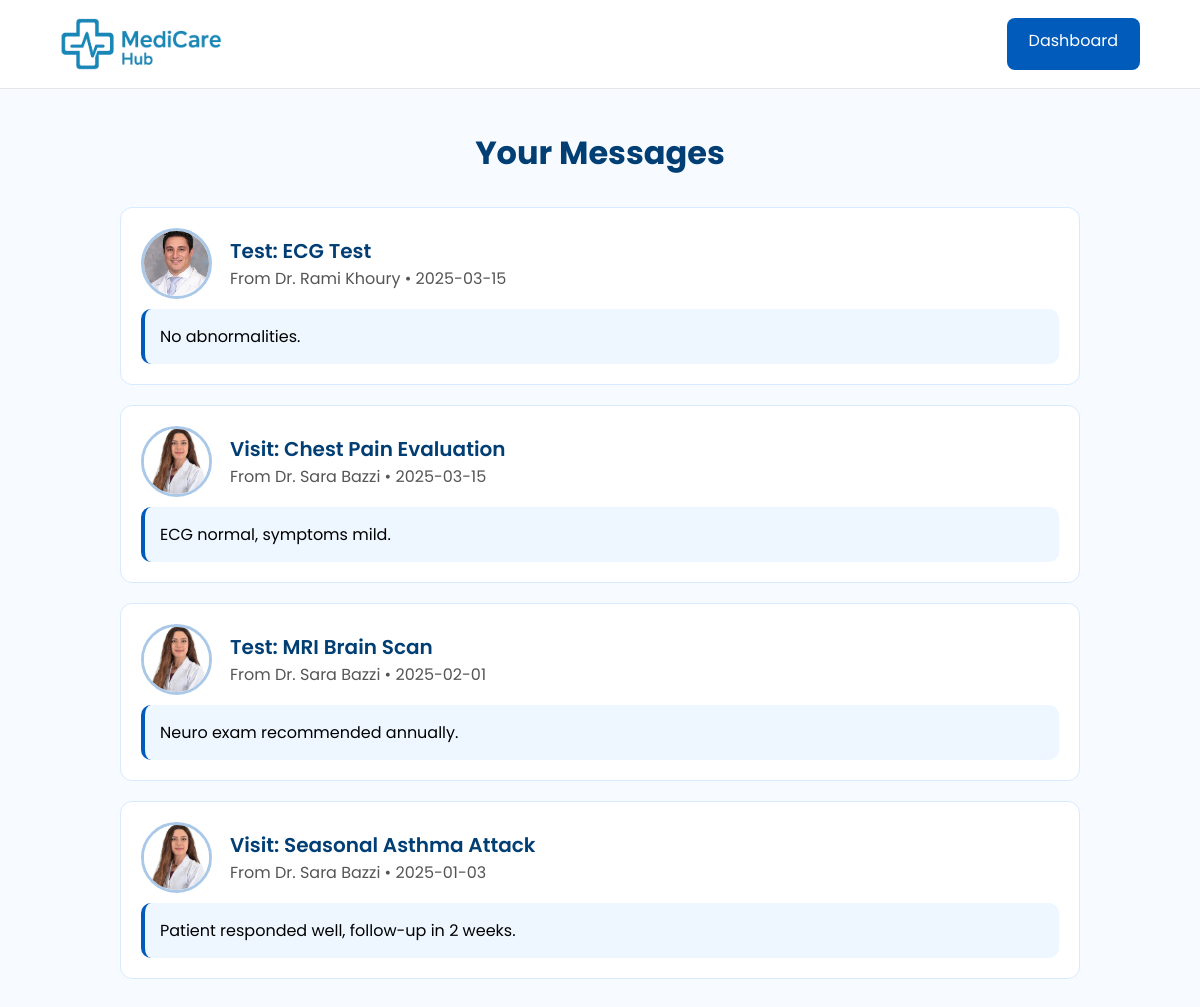
The page /front/viewMessages.php (signed in) on the database its author committed.
### tables this page shows
CREATE TABLE `Medical_Tests` (
  `Test_id` int(11) NOT NULL,
  `Patient_id` int(11) NOT NULL,
  `Doctor_id` int(11) NOT NULL,
  `Test_name` varchar(200) NOT NULL,
  `Test_date` date NOT NULL,
  `Result` text DEFAULT NULL,
  `Doctor_Report` text DEFAULT NULL,
  `Attachment` varchar(255) DEFAULT NULL
);

CREATE TABLE `Doctors` (
  `Doctor_id` int(11) NOT NULL,
  `First_name` varchar(100) NOT NULL,
  `Last_name` varchar(100) NOT NULL,
  `Specialty` varchar(100) NOT NULL,
  `Phone` varchar(100) NOT NULL,
  `Email` varchar(100) NOT NULL,
  `Photo` varchar(255) DEFAULT NULL,
  `About` text DEFAULT NULL,
  `Department_id` int(11) NOT NULL,
  `Password` varchar(255) NOT NULL
);

CREATE TABLE `Medical_Record` (
  `Record_id` int(11) NOT NULL,
  `Date` date NOT NULL,
  `Diagnosis` varchar(500) NOT NULL,
  `Treatement` varchar(500) NOT NULL,
  `Notes` varchar(500) NOT NULL,
  `Patient_id` int(11) NOT NULL
);

### front/viewMessages.php (the view, shortened to what this page needs)
<?php
require "../Backend/dbconx.php";
$patient_id = $_SESSION["id"];
$stmtTests = $pdo->prepare("
    SELECT T.Doctor_Report AS Note, T.Test_date AS Date,
           D.First_name, D.Last_name, D.Photo,
           CONCAT('Test: ', T.Test_name) AS Title
    FROM Medical_Tests T
    JOIN Doctors D ON T.Doctor_id = D.Doctor_id
    WHERE T.Patient_id = ? AND T.Doctor_Report IS NOT NULL
    ORDER BY T.Test_date DESC
");
$stmtTests->execute([$patient_id]);
$testNotes = $stmtTests->fetchAll(PDO::FETCH_ASSOC);
$stmtRecords = $pdo->prepare("
    SELECT R.Notes AS Note, R.Date AS Date,
           D.First_name, D.Last_name, D.Photo,
           CONCAT('Visit: ', R.Diagnosis) AS Title
    FROM Medical_Record R
    JOIN Doctors D ON D.Doctor_id = (
        SELECT Doctor_id FROM Appointment
        WHERE Patient_id = ? ORDER BY Appointment_Date DESC LIMIT 1
    )
    WHERE R.Patient_id = ? AND R.Notes IS NOT NULL
    ORDER BY R.Date DESC
");
$stmtRecords->execute([$patient_id, $patient_id]);
$recordNotes = $stmtRecords->fetchAll(PDO::FETCH_ASSOC);
$messages = array_merge($testNotes, $recordNotes);
usort($messages, fn($a, $b) => strtotime($b["Date"]) - strtotime($a["Date"]));
?>
<!DOCTYPE html>
<html>
<head>
</head>
<body>
<div class="navbar">
<img src="../medias/logo.png">
<a href="patientDashboard.php" class="login-btn" style="background:#005bbb;color:white;padding:10px 22px;border-radius:8px;text-decoration:none;">Dashboard</a>
</div>
<h1>Your Messages</h1>
<div class="container">
<?php if (count($messages) == 0): ?>
    <p class="empty">You have no messages or notes from doctors.</p>
<?php else: ?>
    <?php foreach ($messages as $msg): ?>
        <div class="card">
            <div class="card-header">
                <img src="../medias/drimages/<?php echo $msg['Photo']; ?>">
                <div>
                    <div class="title"><?php echo $msg['Title']; ?></div>
                    <div class="subtitle">
                        From Dr. <?php echo $msg['First_name']." ".$msg['Last_name']; ?>
                        • <?php echo $msg['Date']; ?>
                    </div>
                </div>
            </div>
            <div class="message-box">
                <?php echo nl2br($msg["Note"]); ?>
            </div>
        </div>
    <?php endforeach; ?>
<?php endif; ?>
</div>
</body>
</html>

### front/viewMessages.php (style rules this page uses)
body { margin:0; font-family:'Poppins', sans-serif; background:#f7faff; }
.navbar { display:flex; justify-content:space-between; padding:18px 60px; background:white; border-bottom:1px solid #e5e5e5; }
.navbar img { width:15%; }
h1 { text-align:center; margin-top:40px; color:#003e74; font-size:32px; }
.container { width:80%; margin:30px auto; }
.card { background:white; padding:20px; border-radius:12px; border:1px solid #d7eaff; margin-bottom:20px; }
.card-header { display:flex; align-items:center; gap:18px; }
.card-header img { width:65px; height:65px; border-radius:50%; object-fit:cover; border:3px solid #005bbb55; }
.title { font-size:20px; font-weight:600; color:#003e74; }
.subtitle { color:#555; }
.message-box { background:#eef6ff; padding:15px; border-radius:10px; margin-top:10px; border-left:4px solid #005bbb; }

### rows shown on the page
medical_tests: Doctor.Photo (picture), Title "Test: ECG Test", Doctor.First_name "Rami", Doctor.Last_name "Khoury", Test_date "2025-03-15", Doctor_Report "No abnormalities."
medical_record: doctors.Photo (picture), Title "Visit: Chest Pain Evaluation", doctors.First_name "Sara", doctors.Last_name "Bazzi", Date "2025-03-15", Notes "ECG normal, symptoms mild."
medical_tests: Doctor.Photo (picture), Title "Test: MRI Brain Scan", Doctor.First_name "Sara", Doctor.Last_name "Bazzi", Test_date "2025-02-01", Doctor_Report "Neuro exam recommended annually."
medical_record: doctors.Photo (picture), Title "Visit: Seasonal Asthma Attack", doctors.First_name "Sara", doctors.Last_name "Bazzi", Date "2025-01-03", Notes "Patient responded well, follow-up in 2 weeks."
